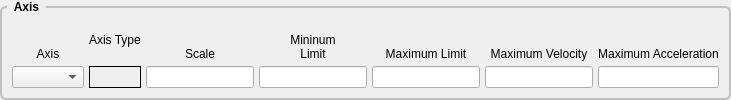
             <widget class="QGroupBox" name="jointAxisGroup_0">
              <property name="sizePolicy">
               <sizepolicy hsizetype="Preferred" vsizetype="Preferred">
                <horstretch>0</horstretch>
                <verstretch>0</verstretch>
               </sizepolicy>
              </property>
              <property name="styleSheet">
               <string notr="true">QGroupBox {
    font: bold;
    border: 2px solid silver;
    border-radius: 6px;
    margin-top: 6px;
}

QGroupBox::title {
    subcontrol-origin: margin;
    left: 7px;
    padding: 0px 5px 0px 5px;
}</string>
              </property>
              <property name="title">
               <string>Axis</string>
              </property>
              <layout class="QGridLayout" name="gridLayout_4">
               <property name="leftMargin">
                <number>10</number>
               </property>
               <property name="topMargin">
                <number>10</number>
               </property>
               <property name="rightMargin">
                <number>10</number>
               </property>
               <property name="bottomMargin">
                <number>10</number>
               </property>
               <property name="spacing">
                <number>5</number>
               </property>
               <item row="1" column="1">
                <widget class="QLabel" name="axisType_0">
                 <property name="frameShape">
                  <enum>QFrame::Box</enum>
                 </property>
                 <property name="text">
                  <string/>
                 </property>
                </widget>
               </item>
               <item row="1" column="7">
                <widget class="QLineEdit" name="maxAccel_0">
                 <property name="alignment">
                  <set>Qt::AlignRight|Qt::AlignTrailing|Qt::AlignVCenter</set>
                 </property>
                </widget>
               </item>
               <item row="1" column="0">
                <widget class="QComboBox" name="axisCB_0"/>
               </item>
               <item row="0" column="4">
                <widget class="QLabel" name="label_62">
                 <property name="text">
                  <string>&lt;html&gt;&lt;head/&gt;&lt;body&gt;&lt;p&gt;Mininum&lt;br/&gt;Limit&lt;/p&gt;&lt;/body&gt;&lt;/html&gt;</string>
                 </property>
                 <property name="alignment">
                  <set>Qt::AlignBottom|Qt::AlignHCenter</set>
                 </property>
                 <property name="wordWrap">
                  <bool>true</bool>
                 </property>
                </widget>
               </item>
               <item row="0" column="0">
                <widget class="QLabel" name="label_43">
                 <property name="text">
                  <string>Axis</string>
                 </property>
                 <property name="alignment">
                  <set>Qt::AlignBottom|Qt::AlignHCenter</set>
                 </property>
                </widget>
               </item>
               <item row="1" column="4">
                <widget class="QLineEdit" name="minLimit_0">
                 <property name="alignment">
                  <set>Qt::AlignRight|Qt::AlignTrailing|Qt::AlignVCenter</set>
                 </property>
                </widget>
               </item>
               <item row="1" column="5">
                <widget class="QLineEdit" name="maxLimit_0">
                 <property name="alignment">
                  <set>Qt::AlignRight|Qt::AlignTrailing|Qt::AlignVCenter</set>
                 </property>
                </widget>
               </item>
               <item row="0" column="5">
                <widget class="QLabel" name="label_67">
                 <property name="text">
                  <string>Maximum Limit</string>
                 </property>
                 <property name="textFormat">
                  <enum>Qt::AutoText</enum>
                 </property>
                 <property name="alignment">
                  <set>Qt::AlignBottom|Qt::AlignHCenter</set>
                 </property>
                 <property name="wordWrap">
                  <bool>true</bool>
                 </property>
                </widget>
               </item>
               <item row="0" column="6">
                <widget class="QLabel" name="label_72">
                 <property name="text">
                  <string>Maximum Velocity</string>
                 </property>
                 <property name="alignment">
                  <set>Qt::AlignBottom|Qt::AlignHCenter</set>
                 </property>
                 <property name="wordWrap">
                  <bool>true</bool>
                 </property>
                </widget>
               </item>
               <item row="1" column="6">
                <widget class="QLineEdit" name="maxVelocity_0">
                 <property name="alignment">
                  <set>Qt::AlignRight|Qt::AlignTrailing|Qt::AlignVCenter</set>
                 </property>
                </widget>
               </item>
               <item row="0" column="2">
                <widget class="QLabel" name="label_45">
                 <property name="text">
                  <string>Scale</string>
                 </property>
                 <property name="alignment">
                  <set>Qt::AlignBottom|Qt::AlignHCenter</set>
                 </property>
                </widget>
               </item>
               <item row="0" column="7">
                <widget class="QLabel" name="label_73">
                 <property name="text">
                  <string>Maximum Acceleration</string>
                 </property>
                 <property name="alignment">
                  <set>Qt::AlignBottom|Qt::AlignHCenter</set>
                 </property>
                 <property name="wordWrap">
                  <bool>true</bool>
                 </property>
                </widget>
               </item>
               <item row="0" column="1">
                <widget class="QLabel" name="label_4">
                 <property name="text">
                  <string>Axis Type</string>
                 </property>
                </widget>
               </item>
               <item row="1" column="2">
                <widget class="QLineEdit" name="scale_0"/>
               </item>
              </layout>
             </widget>
